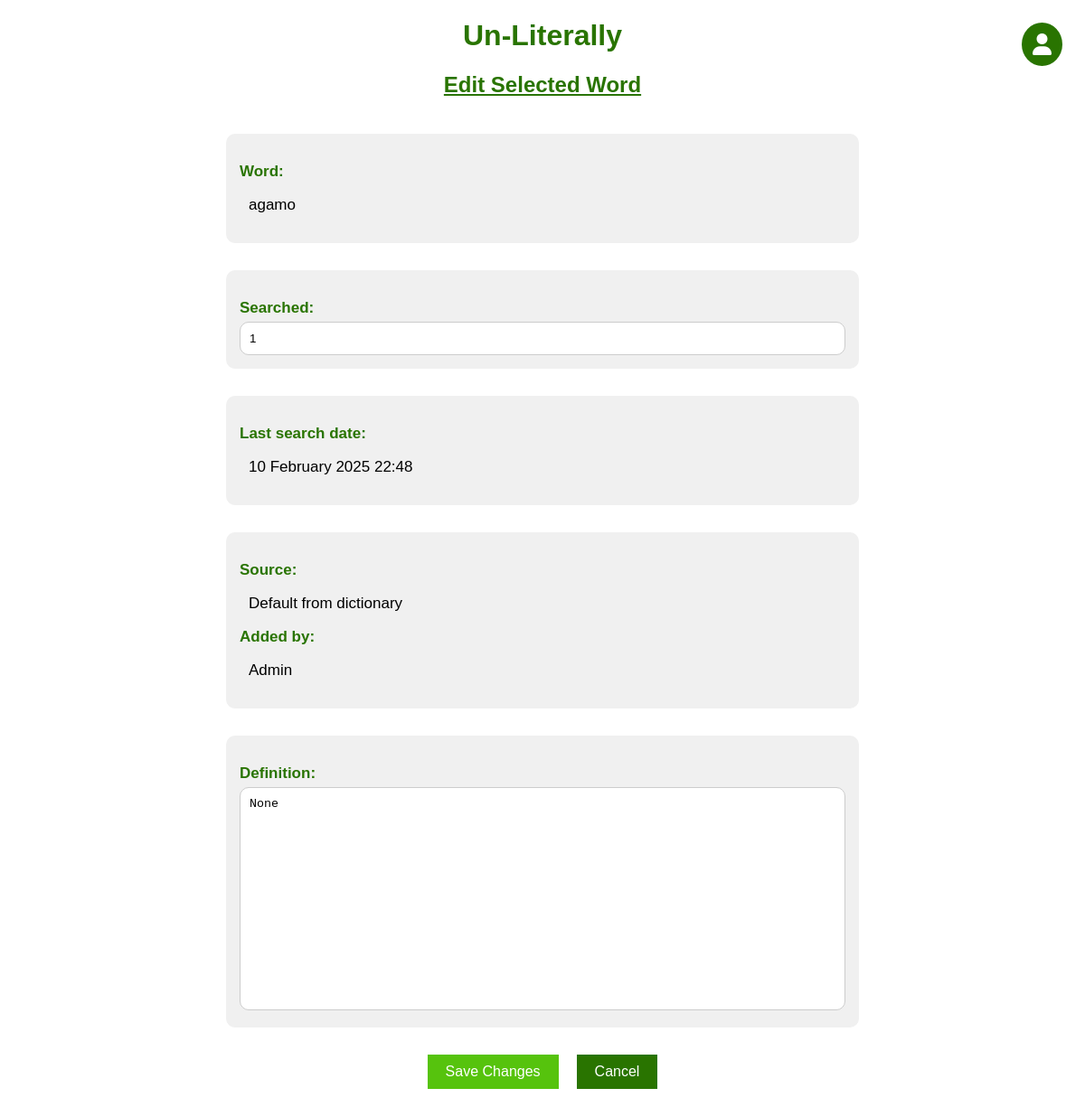
The page /edit_word_108 (signed in) on the database its author committed.
### app.py (models this page shows, shortened)
class Word(db.Model):
    id = db.Column(db.Integer, primary_key=True)
    content = db.Column(db.String(5), nullable=False, unique=True) # the word to be exact
    searched = db.Column(db.Integer, nullable=False)
    definition = db.Column(db.String(50000), nullable=True)
    last_search = db.Column(db.DateTime, nullable=True)
    last_as_word_of_the_day = db.Column(db.DateTime, nullable=True)
    last_as_word_of_literally = db.Column(db.DateTime, nullable=True)
    source = db.Column(db.String(500), nullable=False)
    added_by = db.Column(db.String(500), nullable=False)

### app.py (the view)
@app.route('/edit_word_<int:id>', methods=['GET', 'POST'])
@login_required
def edit_word(id):
    if 1 == current_user.role_id:
        word_to_edit = Word.query.get_or_404(id)
        if request.method == 'POST':
            try:
                word_to_edit.searched = request.form.get('searched', word_to_edit.searched)
                word_to_edit.definition = request.form.get('definition', word_to_edit.definition)
                word_to_edit.source += f" Also changed by {session['username']}"
                if 'clear_last_as_word' in request.form:
                    word_to_edit.last_as_word_of_literally = None
                log_events(flag='ETW', title=f'Edited word: {word_to_edit.content}', description=None)
                db.session.commit()
                return redirect(url_for('big_search'))
            except Exception as e:
                db.session.rollback()
                title = f'There was an issue updating this word: {word_to_edit.content}'
                log_events(flag='ER?', title=title, description=e)
                return render_template('error_page.html', message=title)
        else:
            return render_template('edit_word.html', word=word_to_edit)
    else:
        title = "permission to edit words"
        log_events(flag='ER!', title=f'No {title}', description=None)
        return render_template('error_page.html', message=f'You dont have {e}')

### app.py (called while the page is built)
@login_manager.user_loader
def load_user(user_id):
    return User.query.get(user_id)

### templates/edit_word.html (shortened to what this page needs)
{% extends 'base.html' %}
{% block head %}
<link rel="stylesheet" href="https://cdnjs.cloudflare.com/ajax/libs/font-awesome/6.0.0-beta3/css/all.min.css">
{% endblock %}
{% block body %}
<div class="name">
    <h1 style="text-align: center; color: #297400; font-family: Arial; font-weight: bold;">Un-Literally</h1>
    <h2 style="text-align: center; color: #297400; text-decoration: underline; font-family: Arial; font-weight: bold;">Edit Selected Word</h2>
</div>
<div class="container_column">
    <form action="/edit_word_{{word.id}}" method="POST">
        <div class="info_block">
            <p class="info_label">Word:</p>
            <p class="info_value">{{word.content}}</p>
        </div>
        <div class="info_block">
            <p class="info_label">Searched:</p>
            <input type="number" name="searched" value="{{word.searched}}" class="description_area">
        </div>
        <div class="info_block">
            <p class="info_label">Last search date:</p>
            <p class="info_value">{{word.last_search.strftime("%d %B %Y %H:%M")}}</p>
        </div>
        <div class="info_block">
            <p class="info_label">Source:</p>
            <p class="info_value">{{word.source}}</p>
            <p class="info_label">Added by:</p>
            <p class="info_value">{{word.added_by}}</p>
        </div>
        <div class="info_block">
            <p class="info_label">Definition:</p>
            <textarea id="definition" name="definition" rows="15" cols="150" class="description_area">{{word.definition}}</textarea>
        </div>
        <div class="button-container">
            <button type="submit" class="accept_button">Save Changes</button>
            <button type="button" class="back_button_v2" onclick="window.location='/menu'">Cancel</button>
        </div>
    </form>
</div>
<div class="user-dropdown-container">
    <button class="user-icon" onclick="toggleDropdown()">
        <i class="fas fa-user"></i>
    </button>
</div>
{% endblock %}

### static/css/main.css (style rules this page uses)
body, html { margin: 0; font-family: sans-serif; background-color: #FFFFFF; }
.name { margin: 0 auto; width: 400px; }
.container_column { max-width: 800px; margin: auto; padding: 20px; display: flex; flex-wrap: wrap; justify-content: center; }
.container_column { display: flex; flex-direction: column; align-items: center; padding: 20px; margin: auto; max-width: 1000px; width: 90%; box-sizing: border-box; }
textarea { width: 100%; padding: 10px; box-sizing: border-box; resize: none; }
.button-container { display: flex; justify-content: center; gap: 20px; width: 100%; margin-top: 20px; }
button { padding: 10px 20px; font-size: 16px; border: none; cursor: pointer; transition: background-color 0.3s; }
button, input[type="submit"] { padding: 15px 40px; font-size: 18px; border: none; cursor: pointer; transition: background-color 0.3s; }
.accept_button, .back_button_v2 { padding: 10px 20px; font-size: 16px; border: none; cursor: pointer; transition: background-color 0.3s; }
.back_button_v2 { background-color: #297400; color: white; }
.accept_button { background-color: #56c30d; color: white; }
.info_block { background-color: #f0f0f0; padding: 15px; border-radius: 10px; width: 100%; box-sizing: border-box; max-width: 700px; margin-bottom: 30px; position: relative; }
.info_label { color: #297400; font-size: 17px; font-weight: bold; margin-bottom: 5px; }
.info_value { font-size: 17px; margin-left: 10px; }
.description_area { width: 100%; padding: 10px; box-sizing: border-box; resize: none; background-color: #ffffff; border-radius: 10px; border: 1px solid #cccccc; }
.user-dropdown-container { position: absolute; top: 25px; right: 25px; }
.user-icon { background-color: #297400; color: white; border: none; padding: 12px; border-radius: 50%; font-size: 24px; cursor: pointer; display: flex; align-items: center; justify-content: center; }

### rows shown on the page
Word: content "agamo", searched "1", last_search "10 February 2025 22:48", source "Default from dictionary", added_by "Admin", definition "None"
